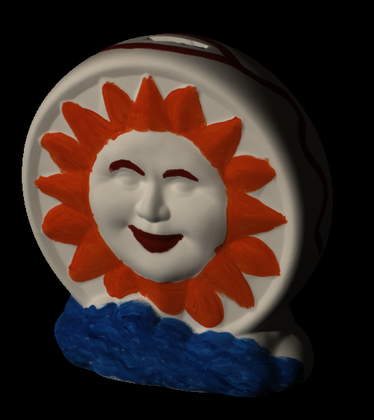
%> input picture nips11intrinsic/data/sun/diffuse.png, 374 x 420 px, shrunk from 534 x 600 before the run; the run also reads 1 picture not shown here
$ octave --eval "result = main;"   (GNU Octave 9; MATLAB toolbox functions it lacks are replaced by stand-ins)
%> lines starting %> are read from the running program, lines starting %| are printed output that depends on the picture
### nips11intrinsic/src/mitLoad.m
function [I,R,S,C,mask] = mitLoad(imname)

imdir = [getDataDir(),imname,'/'];


% we load the diffuse and not the original image as in the MIT code!
I = imread([imdir,'diffuse.png']);
R = imread([imdir,'reflectance.png']);
S = imread([imdir,'shading.png']);
C = imread([imdir,'specular.png']);
mask = ones(size(imread([imdir,'mask.png'])));

I = double(I);
R = double(R);
S = double(S);
C = double(C);
mask = double(mask);

I = I./(2^16-1);
R = R./(2^16-1);
S = S./(2^16-1);
C = C./(2^16-1);
mask(mask>0) = 1;

### nips11intrinsic/src/trimToMask.m
% B = trimToMask(A,mask)
%
% retrieves A where mask>0
%
% input:
%	A - [m,n,d] matrix
%	mask - [m,n] matrix of [0,1]
%
% output:
%	B - [q,d] matrix where q==sum(mask(:)>0)
%
% inverted by 'insertIntoMask'
function A = trimToMask(A,mask)


[m,n] = size(mask);

if ndims(A)==2 & size(A,1) == sum(mask(:)==1);
    return;
end


if size(A,1)==m & size(A,2)==n
    [m,n,d] = size(A);
    A = reshape(A,[m*n,d]);
    mask = reshape(mask,[m*n,1]);
    A(find(mask==0),:) = [];
    return;
end

if ndims(A)==2 & size(A,1) == m*n
    [mn,d] = size(A);
    mask = reshape(mask,[m*n,1]);
    A(find(mask==0),:) = [];
    return;
end


assert(false,'invalid input to trimToMask');

### nips11intrinsic/src/create4connected_L1.m
function [Lh,Lv] = create4connected_L1(m,n,mask);
mn = m*n;
a = ones(mn,1);
rng = m:m:mn-1;

A = spdiags(a,-1,mn,mn);
A(rng,rng+1) = 0;
Lv = -speye(mn) + A;

B = spdiags(a,-m,mn,mn);
B(rng+1,rng) = 0;
Lh = -speye(mn) + B;

% remove boundary pixels
for i=m:m:mn
  Lv(i,i) = 0;
end

for i=m*(n-1)+1:mn
  Lh(i,i) = 0;
end

% do the same along the mask
if exist('mask','var') && any(mask(:)==0)
  for i=1:size(mask,2)
    ind1 = find(mask(:,i)==1);
    ind0 = find(mask(:,i)==0);

    % crossings from 0 to 1 and 1 to 0
    ind_01 = intersect(ind0+1,ind1);
    %ind_10 = intersect(ind0-1,ind1);
    % remove crossings that have only a width of one and collect them into
    % singles
    %singles = intersect(ind_10, ind_01);
    %ind_10 = setdiff(ind_10, ind_01);

    indexOffset = ind_01 + (i-1)*m;

    % handle the mask borders where the gradient does not lie completely inside
    Lv(indexOffset, indexOffset) = 0;

    % remove weights on single pixel
    %Lv(singles + (i-1)*m, singles + (i-1)*m) = 0;
  end

  for i=1:size(mask,1)
    ind1 = find(mask(i,:)==1);
    ind0 = find(mask(i,:)==0);

    % crossings from 0 to 1 and 1 to 0
    ind_01 = intersect(ind0+1,ind1);
    %ind_10 = intersect(ind0-1,ind1);
    % remove crossings that have only a width of one and collect them into
    % singles
    %singles = intersect(ind_10, ind_01);
    %ind_10 = setdiff(ind_10, ind_01);

    indexOffset = (ind_01-1)*m + i;

    % handle the mask borders where the gradient does not lie completely inside
    Lh(indexOffset, indexOffset) = 0;

    % remove weights on single pixel
    %Lh(singles + (i-1)*m, singles + (i-1)*m) = 0;
  end

  maskInd = find(mask(:)~=0);
  Lh = Lh(maskInd,maskInd);
  Lv = Lv(maskInd,maskInd);
end

assert(issparse(Lh));
assert(issparse(Lv));

### nips11intrinsic/src/DiffTerm.m
function self = DiffTerm(img, parameter, opts)
  self = struct();

  self.estH = colorRetEstimator(img.I2, opts.filterH, ...
    parameter.thresholdGray, parameter.thresholdColor);
  self.estV = colorRetEstimator(img.I2, opts.filterV, ...
    parameter.thresholdGray, parameter.thresholdColor);

  self.laplacian = opts.laplacian;
  self.filterH = opts.filterH;
  self.filterV = opts.filterV;

  self.cretDerivativeTerm = self.filterH'*self.estH + self.filterV'*self.estV;

  self.getEnergy = @getEnergy;
  self.update = @update;
  self.putStats = @putStats;

% [16 lines left out: function getEnergy, not called in this run]

function self = update(self, R)

function stats = putStats(self, stats)

% [21 lines left out: function colorRetEstimator, not called in this run]

function [p] = projectGray(e)
  p = repmat(mean(e, 2), [1, 3]);

function [p] = projectColor(e)
  p = e - projectGray(e);

### nips11intrinsic/src/create4connected.m
function L = create4connected(m,n,mask);
mn = m*n;
a = ones(mn,1);
rng = m:m:mn-1;

% remove boundary pixels
A = spdiags(a,1,mn,mn);
A(rng,rng+1) = 0;

B = spdiags(a,-1,mn,mn);
B(rng+1,rng) = 0;

L = 4*speye(mn,mn) - spdiags(a,m,mn,mn) - spdiags(a,-m,mn,mn);
L = L - A - B;

if exist('mask','var') && any(mask(:)==0)
    maskInd = find(mask(:)~=0);
    L = L(maskInd,maskInd);
end

L = L - diag(sum(L,2));

assert(issparse(L));

### nips11intrinsic/src/getDataDir.m
function d = getDataDir()

d = '../data/';

### nips11intrinsic/src/main.m
function [r, estReflectance, estShading] = main()
  addpath('../lib');
  init_libs();
%> (this line was passed over: init_libs is not available in this run)

  parameter = struct();
  result = struct();
  % create the optimization option struct
  opts = struct();

  parameter.energyThresh    = 1e-3;
  parameter.maxIterations   = 250;
  parameter.minimizeMaxIter = 10000;

  parameter.sumConstraint   = 1;
  parameter.reflectanceInit = 'ones'; % 'ones', 'normI', 'mixed'
  parameter.startFac        = 0.3;     % only valid for 'mixed'

  parameter.c_R             = 0;1;
  parameter.k               = 150;
  parameter.kMeansRestarts  = 4;
  parameter.clusteringInit  = 'RhatR'; % 'RhatR', 'chromaticity', 'normI'

  parameter.c_smooth        = 0;0.001;

  parameter.c_cret          = 1;%0.01;
  parameter.thresholdGray   = 0.075;
  parameter.thresholdColor  = 1;

  % load image
  parameter.img = 'sun';
  img = struct();
  [img.diffuse, img.reflectance, img.shading, img.specular, img.mask] = ...
    mitLoad(parameter.img);
%> in mitLoad, I is the input picture: size 420x374x3 uint8; mean R, G, B 58, 41.7, 37.2
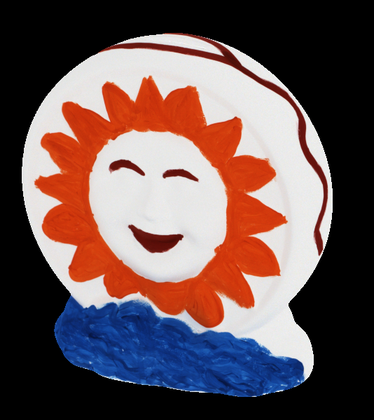
%> input picture nips11intrinsic/data/sun/reflectance.png, 374 x 420 px, shrunk from 534 x 600 before the run
%> in mitLoad, R is the input picture: size 420x374x3 uint8; mean R, G, B 104.9, 83.7, 84
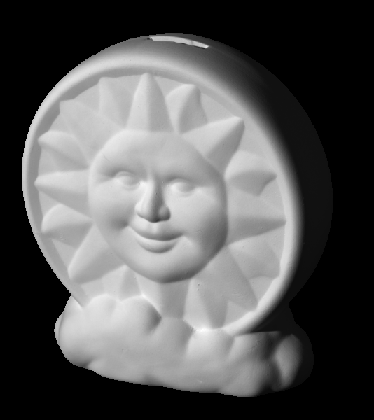
%> input picture nips11intrinsic/data/sun/shading.png, 374 x 420 px, shrunk from 534 x 600 before the run
%> in mitLoad, S is the input picture: size 420x374 uint16; min 0, max 52622, mean 18286
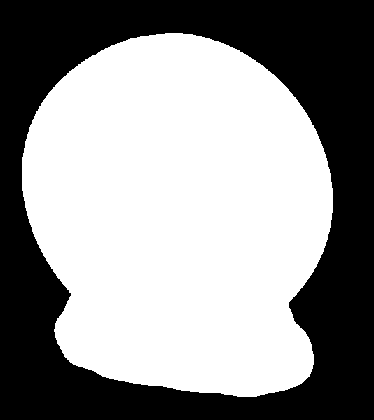
%> input picture nips11intrinsic/data/sun/mask.png, 374 x 420 px, shrunk from 534 x 600 before the run
%> in mitLoad, `mask = ones(size(imread([imdir,'mask.png'])));`: mask: size 420x374 double; every value is 1
%> in mitLoad, `C = double(C);`:
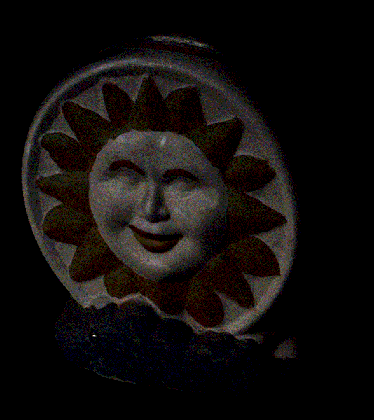
%> C: size 420x374x3 double; mean R, G, B 0.465, 0.372, 0.336; mean of the top-left, top-right, bottom-left and bottom-right quarters 0.618, 0.267, 0.418, 0.261; drawn with min black and max white
%> in mitLoad, `I = I./(2^16-1);`:
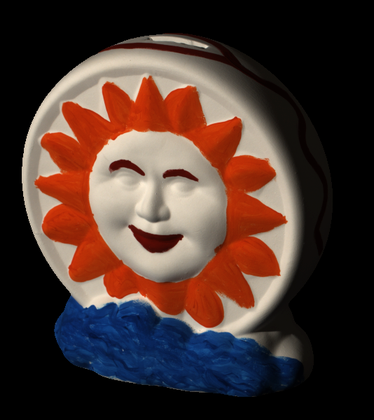
%> I: size 420x374x3 double; mean R, G, B 0.000886, 0.000637, 0.000567; drawn with min black and max white
%> in mitLoad, `S = S./(2^16-1);`:
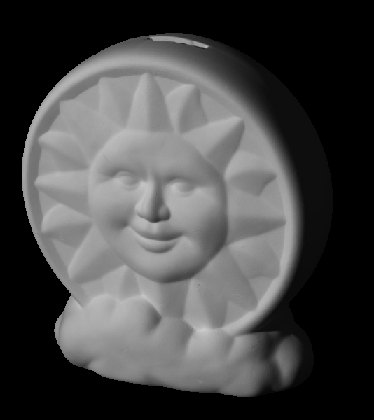
%> S: size 420x374 double; min 0, max 0.803, mean 0.279
sfigure(100);
%> (this line was passed over: sfigure is not available in this run)
subplot(2,2,1);imagesc(img.diffuse); title('original'); axis image;
subplot(2,2,2);imagesc(img.reflectance); title('Reflectance');axis image;
subplot(2,2,3);imagesc(img.shading); title('Shading');axis image;
suplabel('original & ground truth');
%> (this line was passed over: suplabel is not available in this run)
% [4 lines of commented-out code are left out]

  cut = 3/(2^16-1);
  img.diffuse(img.diffuse < cut) = cut;
  img.diffuse = trimToMask(img.diffuse, img.mask);
%> in trimToMask, `[m,n] = size(mask);`: m = 420; n = 374
%> in trimToMask, `[m,n,d] = size(A);`: d = 3
  img.norm = sum(img.diffuse, 2);
  img.normedDiffuse = bsxfun(@rdivide, img.diffuse, img.norm);
  img.sz = size(img.mask);
%> img.sz = [420 374]

  % init the diff operators
  [opts.filterH,opts.filterV] = create4connected_L1(img.sz(1), img.sz(2), ...
    img.mask);
%> in create4connected_L1, `mn = m*n;`: mn = 157080
%> in create4connected_L1, `rng = m:m:mn-1;`: rng = 373 values from 420 to 156660
%> the loop in create4connected_L1, `for i=m:m:mn` made 374 passes
%> i on passes 1 to 3: 420, 840, 1260
  opts.laplacian = create4connected(img.sz(1), img.sz(2), img.mask);
%> the run ends on the next line

  % initialize the energy term stack
  opts.energyStack = {};
  opts.energyWeights = {};

  % we would like to optimize this
  r = initializeR(img, parameter);

  % the different energy terms stacked upon each other
  if (parameter.c_R ~= 0)
    reflectanceWeights = ones(size(img.mask));
    fprintf('starting cluster term');
    tic
    opts.energyStack{end+1} =...
      ClusterTerm(img, parameter, opts, r);
    opts.energyWeights{end+1} = parameter.c_R;
    toc
    fprintf('done clusterTerm\n');
  end

  if (parameter.c_smooth ~= 0)
    opts.energyStack{end+1} =...
      SmoothTerm(img, opts);
    opts.energyWeights{end+1} = parameter.c_smooth;
  end

  if (parameter.c_cret ~= 0)
    opts.energyStack{end+1} = DiffTerm(img, parameter, opts);
% [59 lines not run here, left out]
function [f, df] = objective(r, img, parameter, opts)
  if any(vec(r <= 0))
    error('r not positiv');
  end

  f = 0;
  df = zeros(size(r));

  for i=1:numel(opts.energyStack)
    term = opts.energyStack{i};
    [E, dE] = term.getEnergy(term, r);
    f = f + E * opts.energyWeights{i};
    df = df + dE * opts.energyWeights{i};
  end

  % project the gradient back such that mean(r) does not change
  if parameter.sumConstraint
    df = df - mean(df(:));
  end

function [r] = initializeR(img, parameter)
  switch parameter.reflectanceInit
  case 'normI'
    r = img.norm;

  case 'ones'
    r = ones(size(img.diffuse, 1), 1);

  case 'mixed'
    r = parameter.startFac * 3*ones(size(img.diffuse, 1), 1);
    r = r + (1-parameter.startFac) * img.norm;

  otherwise
    error('unknown reflectanceInit');
  end

  if parameter.sumConstraint
    r = r./sum(r(:));
    r = r.*numel(r);
  end

  assert(~any(isnan(r(:))))
  assert(all(r(:)>=0));
